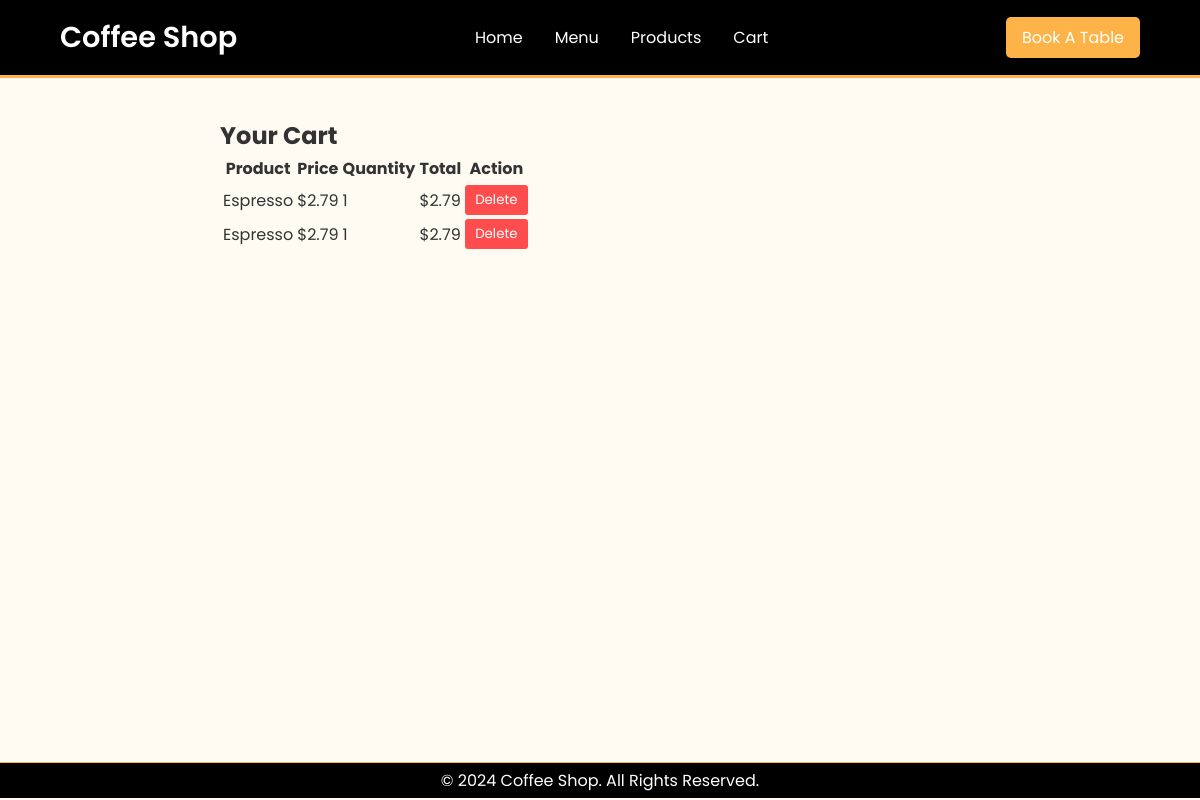
The page /Cart/index.php (signed in) on the database its author committed.
### tables this page shows
CREATE TABLE `cart_items` (
  `id` int(11) NOT NULL AUTO_INCREMENT,
  `user_id` int(11) DEFAULT NULL,
  `session_id` varchar(255) NOT NULL,
  `product_name` varchar(255) NOT NULL,
  `product_image` varchar(255) NOT NULL,
  `price` decimal(10,2) NOT NULL,
  `quantity` int(11) NOT NULL DEFAULT 1,
  `created_at` timestamp NOT NULL DEFAULT current_timestamp(),
  PRIMARY KEY (`id`),
  KEY `user_id` (`user_id`),
  CONSTRAINT `cart_items_ibfk_1` FOREIGN KEY (`user_id`) REFERENCES `users` (`id`) ON DELETE SET NULL
);

### Cart/index.php (the view, shortened to what this page needs)
<?php
require_once '../assets/db_connect.php';
$session_id = session_id();
$user_id = isset($_SESSION['user_id']) ? $_SESSION['user_id'] : null;
$stmt = $pdo->prepare("SELECT * FROM cart_items WHERE session_id = ? OR user_id = ?");
$stmt->execute([$session_id, $user_id]);
$cart_items = $stmt->fetchAll(PDO::FETCH_ASSOC);
?>
<!DOCTYPE html>
<html lang="en">
<head>
    <link rel="stylesheet" href="../assets/css/styles.css" />
    <link rel="stylesheet" href="https://cdnjs.cloudflare.com/ajax/libs/font-awesome/6.0.0-beta3/css/all.min.css" />
</head>
<body>
    <header class="header">
        <div class="logo">Coffee Shop</div>
        <nav class="navbar">
            <a href="../HOME/index.php">Home</a>
            <a href="../MENU/index.php">Menu</a>
            <a href="../PRODUCTS/index.php">Products</a>
            <a href="index.php">Cart</a>
        </nav>
        <a href="../Book/index.php" class="btn">Book a Table</a>
    </header>
    <section>
        <div class="cart-container">
            <h1>Your Cart</h1>
            <?php if (empty($cart_items)): ?>
                <p>Your cart is empty.</p>
            <?php else: ?>
                <table id="cart-table">
                    <thead>
                        <tr>
                            <th>Product</th>
                            <th>Price</th>
                            <th>Quantity</th>
                            <th>Total</th>
                            <th>Action</th>
                        </tr>
                    </thead>
                    <tbody>
                        <?php foreach ($cart_items as $item): ?>
                        <tr data-id="<?php echo htmlspecialchars($item['id']); ?>">
                            <td><?php echo htmlspecialchars($item['product_name']); ?></td>
                            <td>$<?php echo number_format($item['price'], 2); ?></td>
                            <td><?php echo htmlspecialchars($item['quantity']); ?></td>
                            <td>$<?php echo number_format($item['price'] * $item['quantity'], 2); ?></td>
                            <td><button class="delete-btn">Delete</button></td>
                        </tr>
                        <?php endforeach; ?>
                    </tbody>
                </table>
            <?php endif; ?>
        </div>
    </section>
    <footer class="footer">
        <p>© 2024 Coffee Shop. All rights reserved.</p>
    </footer>
</body>
</html>

### assets/css/styles.css (style rules this page uses)
* { font-family: "Poppins", sans-serif; margin: 0; box-sizing: border-box; outline: none; border: none; text-decoration: none; text-transform: capitalize; transition: all 0.2s linear; }
body { background-color: #fffbf2; color: #333; overflow-x: hidden; scroll-padding-top: 7rem; scroll-behavior: smooth; }
.header { display: flex; justify-content: space-between; align-items: center; background-color: #000000; color: #fff; padding: 1rem 5%; border-bottom: 3px solid #fdb347; }
.logo { font-size: 1.8rem; font-weight: 600; }
.navbar { display: flex; align-items: center; }
.navbar a { color: #fff; margin: 0 1rem; font-size: 1rem; text-decoration: none; }
.btn { background-color: #fdb347; color: #fff; padding: 0.5rem 1rem; cursor: pointer; font-size: 1rem; text-decoration: none; border-radius: 5px; }
section { box-sizing: border-box; min-height: fit-content; height: 83vh; }
.delete-btn { background-color: #ff4d4d; color: white; border: none; padding: 5px 10px; cursor: pointer; border-radius: 3px; }
.cart-container { max-width: 800px; margin: 20px auto; padding: 20px; }
.footer { background-color: #000000; color: #fff; text-align: center; padding: 5px; border-top: 0.5px solid #fdb347; }

### Cart/index.php (style rules this page uses)
.delete-btn { background-color: #ff4d4d; color: white; border: none; padding: 5px 10px; cursor: pointer; border-radius: 3px; }

### rows shown on the page
cart_items: product_name "Espresso", price "2.79", quantity "1", $item['price']*$item['quantity'] "2.79"
cart_items: product_name "Espresso", price "2.79", quantity "1", $item['price']*$item['quantity'] "2.79"
